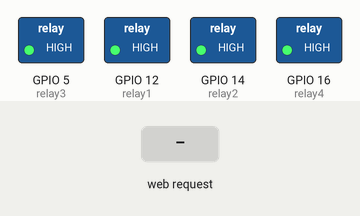
Bench run of a program on a simulated ESP8266 (NodeMCU). Parts: switched loads named in the program (green lamp = pin HIGH). Inputs (shaded band) come from the test bench. WiFi joins after 1.5 s; servers stay silent unless stated; what the program prints to the serial monitor is not drawn.

Above: at 4.7 s.
4.8 s: HTTP request GET /Forward/on received
At 6.0 s:
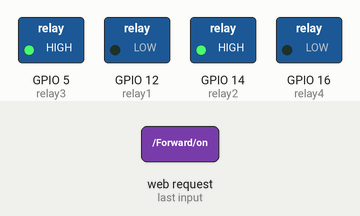
6.3 s: HTTP request GET /Reverse/on received
At 7.1 s:
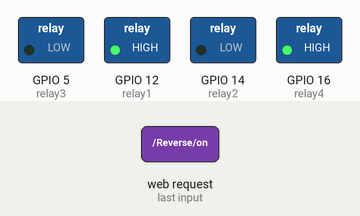
7.8 s: HTTP request GET /Right/on received
At 8.3 s:
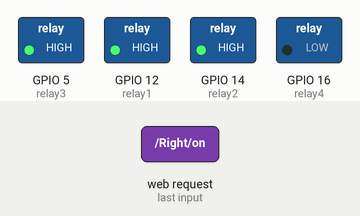
9.3 s: HTTP request GET /Left/on received
At 10.6 s:
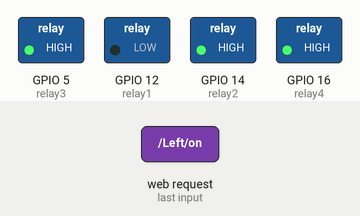
Timing chart, 0 to 11.8 s (numbered marks = the images above; inputs shaded):
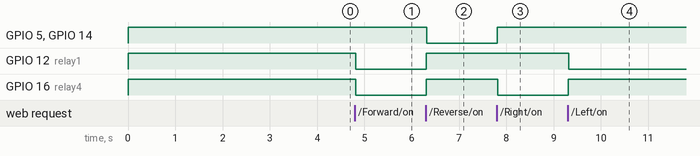

The program:

main.cpp
```cpp
#include <Arduino.h>
#include <ESP8266WiFi.h>

// Setup Wifi credentials
const char* ssid = "ASUS_2.4G";
const char* password = "wifi1andar";
WiFiServer server(80);

void forward();
void reverse();
void left();
void right();
void stop();

// Pins connected to the relays
int relay1 = 12;
int relay2 = 14;
int relay3 = 5;
int relay4 = 16;

unsigned long currentTime = millis();
unsigned long previousTime = 0;
const long timeoutTime = 2000;

// In the idle state the car is stopped
static String forward_ = "off";
static String reverse_ = "off";
static String right_ = "off";
static String left_ = "off";
String header;

void setup()
{
    //Set the relay pins as output
    pinMode(relay1, OUTPUT);
    pinMode(relay2, OUTPUT);
    pinMode(relay3, OUTPUT);
    pinMode(relay4, OUTPUT);

    //Motors off
    digitalWrite(relay1, HIGH);
    digitalWrite(relay2, HIGH);
    digitalWrite(relay3, HIGH);
    digitalWrite(relay4, HIGH);

    //Initialize serial monitor with 9600 baud
    Serial.begin(9600);
    delay(2000);

    Serial.print("Connecting to ");
    Serial.println(ssid);
    WiFi.begin(ssid, password);

    while (WiFi.status() != WL_CONNECTED)
    {
        delay(500);
        Serial.print(".");
    }

    Serial.println("\nWiFi connected.\nIP address: ");
    Serial.println(WiFi.localIP());
    server.begin();
}

void loop()
{
    WiFiClient client = server.available();
    if (client)
    {
        Serial.println("New Client.");          // Print a message out in the serial port
        String currentLine = "";                // make a String to hold incoming data from the client
        currentTime = millis();
        previousTime = currentTime;
        while (client.connected() && currentTime - previousTime <= timeoutTime)
        {
            currentTime = millis();
            if (client.available())
            {
                char c = client.read();
                Serial.write(c);
                header += c;
                if (c == '\n')
                {
                    if (currentLine.length() == 0)
                    {
                        client.println("HTTP/1.1 200 OK");
                        client.println("Content-type:text/html");
                        client.println("Connection: close\n");

                        // turns the GPIOs ON and OFF
                        if (header.indexOf("GET /Forward/on") >= 0)
                            forward();
                        else if (header.indexOf("GET /Reverse/on") >= 0)
                            reverse();
                        else if (header.indexOf("GET /Right/on") >= 0)
                            right();
                        else if (header.indexOf("GET /Left/on") >= 0)
                            left();
                        else if (header.indexOf("GET /Off") >= 0){
                            forward_ = "off";
                            reverse_ = "off";
                            right_ = "off";
                            left_ = "off";
                            stop();
                        }

                        client.println("<!DOCTYPE html><html>");
                        client.println("<head><meta name=\"viewport\" content=\"width=device-width, initial-scale=1\">");
                        client.println("<link rel=\"icon\" href=\"data:,\">");
                        client.println("<style>html { font-family: Helvetica; display: inline-block; margin: 0px auto; text-align: center;}");
                        client.println(".button { background-color: #195B6A; border: none; color: white; padding: 16px 40px;");
                        client.println("text-decoration: none; font-size: 30px; margin: 2px; cursor: pointer;}");
                        client.println(".button2 {background-color: #77878A;}</style></head>");
                        client.println("<body><h1>My Car Robot</h1>");

                        client.println("Forward");
                        if (forward_=="off")
                            client.println("<p><a href=\"/Forward/on\"><button class=\"button\">ON</button></a></p>");
                        else
                            client.println("<p><a href=\"/Off\"><button class=\"button button2\">OFF</button></a></p>");

                        client.println("Left --------------- Right");
                        if (left_ == "off")
                            client.print("<p><a href=\"/Left/on\"><button class=\"button\">ON</button></a>");
                        else
                            client.print("<p><a href=\"/Off\"><button class=\"button button2\">OFF</button></a>");

                        if (right_ == "off")
                            client.println("<a href=\"/Right/on\"><button class=\"button\">ON</button></a></p>");
                        else
                            client.println("<a href=\"/Off\"><button class=\"button button2\">OFF</button></a></p>");

                        if (reverse_ == "off")
                            client.println("<p><a href=\"/Reverse/on\"><button class=\"button\">ON</button></a></p>");
                        else
                            client.println("<p><a href=\"/Off\"><button class=\"button button2\">OFF</button></a></p>");

                        client.println("Reverse");
                        client.println("</body></html>");
                        client.println();
                        break;
                    } else
                        currentLine = "";
                } else if (c != '\r')
                    currentLine += c;
            }
        }
        header = "";
        client.stop();
        Serial.println("Client disconnected.\n");
    }
}

// Move both wheels in reverse
void reverse() {
    reverse_ = "on";            // Flag the reverse as ON
    stop();
    delay(10);
    digitalWrite(relay1, HIGH);
    digitalWrite(relay2, LOW);
    digitalWrite(relay3, LOW);
    digitalWrite(relay4, HIGH);
}

// Move the right wheel forward to turn Left
void left() {
    left_ = "on";               // Flag the left as ON
    stop();
    delay(10);
    digitalWrite(relay1, LOW);
    digitalWrite(relay2, HIGH);
    digitalWrite(relay3, HIGH);
    digitalWrite(relay4, HIGH);
}

// Move the left wheel forward to turn Right
void right() {
    right_ = "on";              // Flag the right as ON
    stop();
    delay(10);
    digitalWrite(relay1, HIGH);
    digitalWrite(relay2, HIGH);
    digitalWrite(relay3, HIGH);
    digitalWrite(relay4, LOW);
}

// Move both wheels forward
void forward() {
    forward_ = "on";            // Flag the forward as ON
    stop();
    delay(10);
    digitalWrite(relay1, LOW);
    digitalWrite(relay2, HIGH);
    digitalWrite(relay3, HIGH);
    digitalWrite(relay4, LOW);
}

// Stop both wheels
void stop()
{
    digitalWrite(relay1, HIGH);
    digitalWrite(relay2, HIGH);
    digitalWrite(relay3, HIGH);
    digitalWrite(relay4, HIGH);
}
```

Measured:
- after the input at 4.8 s, GPIO 12 (relay1), GPIO 16 (relay4): HIGH → LOW at once
- after the input at 6.3 s, GPIO 5 (relay3), GPIO 14 (relay2): HIGH → LOW at once; GPIO 12 (relay1), GPIO 16 (relay4): LOW → HIGH at once
- after the input at 7.8 s, GPIO 5 (relay3), GPIO 14 (relay2): LOW → HIGH at once; GPIO 16 (relay4): HIGH → LOW at once
- after the input at 9.3 s, GPIO 12 (relay1): HIGH → LOW at once; GPIO 16 (relay4): LOW → HIGH at once
